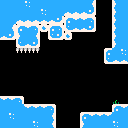

Below is a game level as drawn by its tile map, then a one-line description and the .tmx file that defines it, in full:
An orthogonal 16x16 tile map with 8x8 px tiles, 1 tile layer (Tile Layer 1).

<map version="1.8" tiledversion="1.8.2" orientation="orthogonal" renderorder="right-down" width="16" height="16" tilewidth="8" tileheight="8" infinite="0" nextlayerid="2" nextobjectid="1">
 <tileset firstgid="1" source="tileset 1.tsx" />
 <layer id="1" name="Tile Layer 1" width="16" height="16">
  <data encoding="csv">
28,28,28,30,28,28,28,28,28,28,28,29,0,0,27,28,
28,28,28,28,28,30,28,28,41,41,41,42,0,0,27,28,
28,28,41,41,41,41,41,42,14,15,15,16,0,0,27,28,
28,29,14,15,16,20,14,16,40,41,41,42,0,0,27,28,
41,42,27,28,29,0,40,42,20,0,0,0,0,0,27,28,
0,0,40,41,42,0,0,0,0,0,0,0,0,0,27,28,
0,0,70,70,70,0,0,0,0,0,0,0,0,14,28,30,
0,0,0,0,0,0,0,0,0,0,0,0,0,40,41,41,
0,0,0,0,0,0,0,0,0,0,0,0,0,0,0,0,
0,0,0,0,0,0,0,0,0,0,0,0,0,0,0,0,
0,0,0,0,0,0,0,0,0,0,0,0,0,0,0,0,
0,0,0,0,0,0,0,0,0,0,0,0,0,0,0,0,
15,15,16,0,0,0,0,0,0,0,0,0,0,0,3,0,
28,28,28,15,15,15,16,0,0,0,0,0,0,0,14,15,
28,30,28,28,28,28,29,0,0,0,14,15,15,15,28,28,
28,28,28,28,30,28,29,0,0,0,27,28,28,28,30,28
</data>
 </layer>
</map>
